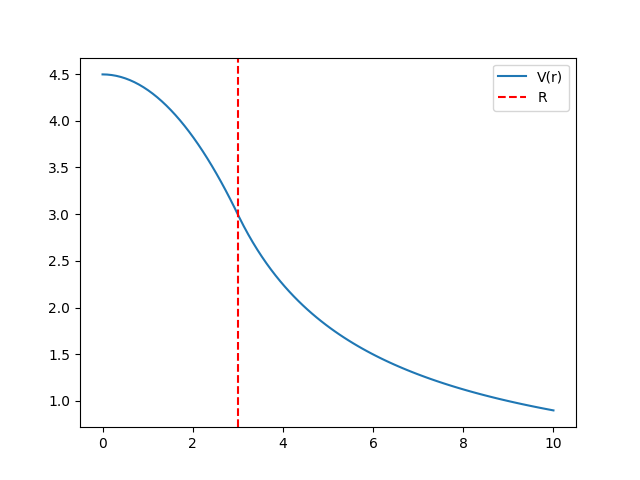

This figure's Python source:
import numpy as np
import matplotlib.pyplot as plt

r = np.linspace(0,10,100)
eps_0 = 8.85e-12
R = 3
q = 1e-9
def Vpot(r):
    k = q/(4 * np.pi* eps_0)
    V_in = k*(1/R - (1/R**3) * (r**2-R**2)/2)
    return np.where((r < R), V_in,k/r)

plt.plot(r,Vpot(r), label="V(r)")
plt.axvline(3,linestyle="--", color="r", label="R")
plt.legend()
plt.savefig("ch02/p21.png")

plt.show()
